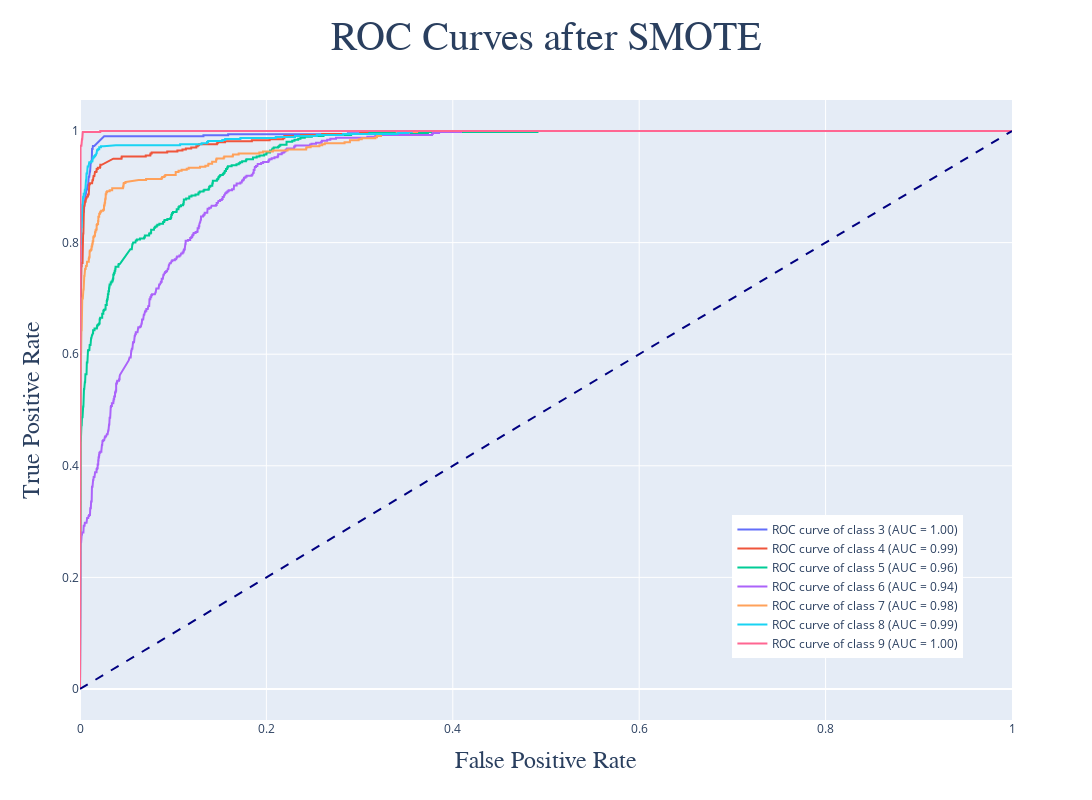

Notebook cell for this chart:
### Markdown cell above
### ROC for Red wine

### Code cell
y_pred_proba = model.predict_proba(x_test_white)

y_test_bin = label_binarize(y_test_white, classes = model.classes_)

fpr = dict()
tpr = dict()
roc_auc = dict()

for i in range(len(model.classes_)):
    fpr[i], tpr[i], _ = roc_curve(y_test_bin[:, i], y_pred_proba[:, i])
    roc_auc[i] = auc(fpr[i], tpr[i])

fpr["micro"], tpr["micro"], _ = roc_curve(y_test_bin.ravel(), y_pred_proba.ravel())
roc_auc["micro"] = auc(fpr["micro"], tpr["micro"])

fig = go.Figure()
class_names = ["3", "4", "5", "6", "7", "8", "9"]

for i in range(len(class_names)):
    fig.add_trace(
        go.Scatter(
            x = fpr[i], y = tpr[i],
            mode = 'lines',
            line = dict(width = 2),
            name = 'ROC curve of class {} (AUC = {:.2f})'.format(class_names[i], roc_auc[i])
        )
    )

fig.add_trace(
    go.Scatter(
        x = [0, 1], y = [0, 1],
        mode = 'lines',
        line = dict(color = 'navy', width = 2, dash = 'dash'),
        showlegend = False
    )
)

fig.update_layout(
    title = {
        'text': 'ROC Curves after SMOTE',
        'x': 0.5,
        'font': {
            'size': 40, 'family': 'Gulliver'
        }
    },
    xaxis_title = {
        'text': 'False Positive Rate',
        'font': {
            'size': 24, 'family': 'Gulliver'
        }
    },
    yaxis_title = {
        'text': 'True Positive Rate',
        'font': {
            'size': 24, 'family': 'Gulliver'
        }
    },
    width = 1200, height = 800,
    legend = dict(x = 0.7, y = 0.1),
)

fig.show()

### Figure 1 — Plotly figure (JSON) as saved in the notebook; plotly's stock layout.template omitted (floating-point values rounded to 4 significant figures; data arrays with more than 128 entries replaced by an {"elided": "..."} marker saying what was removed)
{"data": [{"line": {"width": 2}, "mode": "lines", "name": "ROC curve of class 3 (AUC = 1.00)", "type": "scatter", "x": {"elided": "304 float values"}, "y": {"elided": "304 float values"}}, {"line": {"width": 2}, "mode": "lines", "name": "ROC curve of class 4 (AUC = 0.99)", "type": "scatter", "x": {"elided": "359 float values"}, "y": {"elided": "359 float values"}}, {"line": {"width": 2}, "mode": "lines", "name": "ROC curve of class 5 (AUC = 0.96)", "type": "scatter", "x": {"elided": "542 float values"}, "y": {"elided": "542 float values"}}, {"line": {"width": 2}, "mode": "lines", "name": "ROC curve of class 6 (AUC = 0.94)", "type": "scatter", "x": {"elided": "674 float values"}, "y": {"elided": "674 float values"}}, {"line": {"width": 2}, "mode": "lines", "name": "ROC curve of class 7 (AUC = 0.98)", "type": "scatter", "x": {"elided": "430 float values"}, "y": {"elided": "430 float values"}}, {"line": {"width": 2}, "mode": "lines", "name": "ROC curve of class 8 (AUC = 0.99)", "type": "scatter", "x": {"elided": "327 float values"}, "y": {"elided": "327 float values"}}, {"line": {"width": 2}, "mode": "lines", "name": "ROC curve of class 9 (AUC = 1.00)", "type": "scatter", "x": {"elided": "242 float values"}, "y": {"elided": "242 float values"}}, {"line": {"color": "navy", "dash": "dash", "width": 2}, "mode": "lines", "showlegend": false, "type": "scatter", "x": [0, 1], "y": [0, 1]}], "layout": {"height": 800, "legend": {"x": 0.7, "y": 0.1}, "title": {"font": {"family": "Gulliver", "size": 40}, "text": "ROC Curves after SMOTE", "x": 0.5}, "width": 1200, "xaxis": {"title": {"font": {"family": "Gulliver", "size": 24}, "text": "False Positive Rate"}}, "yaxis": {"title": {"font": {"family": "Gulliver", "size": 24}, "text": "True Positive Rate"}}}}
